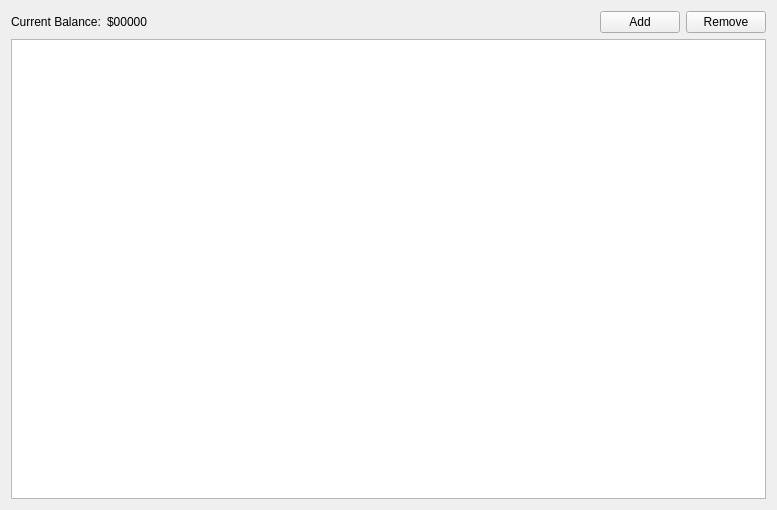
<?xml version="1.0" encoding="UTF-8"?>
<ui version="4.0">
 <class>AccountView</class>
 <widget class="QWidget" name="AccountView">
  <property name="geometry">
   <rect>
    <x>0</x>
    <y>0</y>
    <width>777</width>
    <height>510</height>
   </rect>
  </property>
  <property name="windowTitle">
   <string>Form</string>
  </property>
  <layout class="QVBoxLayout" name="verticalLayout">
   <item>
    <layout class="QHBoxLayout" name="horizontalLayout">
     <item>
      <widget class="QLabel" name="label">
       <property name="text">
        <string>Current Balance:</string>
       </property>
      </widget>
     </item>
     <item>
      <widget class="QLabel" name="balanceLabel">
       <property name="text">
        <string>$00000</string>
       </property>
      </widget>
     </item>
     <item>
      <spacer name="horizontalSpacer">
       <property name="orientation">
        <enum>Qt::Horizontal</enum>
       </property>
       <property name="sizeHint" stdset="0">
        <size>
         <width>218</width>
         <height>20</height>
        </size>
       </property>
      </spacer>
     </item>
     <item>
      <widget class="QPushButton" name="pushButton">
       <property name="text">
        <string>Add</string>
       </property>
      </widget>
     </item>
     <item>
      <widget class="QPushButton" name="pushButton_2">
       <property name="text">
        <string>Remove</string>
       </property>
      </widget>
     </item>
    </layout>
   </item>
   <item>
    <widget class="QTableView" name="accountTableView"/>
   </item>
  </layout>
 </widget>
 <resources/>
 <connections/>
</ui>
